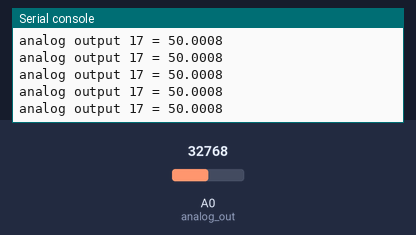
This program was run on a simulated CircuitPython board. Parts: the last lines printed to the serial console. The test bench sets the inputs (shaded band); at power-on: A0 (analog_out) = 32768 (analog values on the 0–65535 scale).

Above: at 1.2 s.
1.3 s: A0 (analog_out) set to 45874
At 1.31 s:
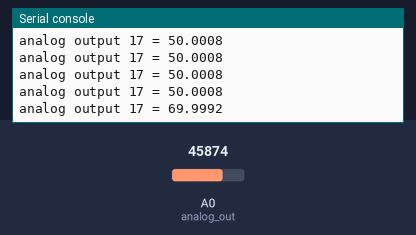
2.8 s: A0 (analog_out) set to 57670
At 2.82 s:
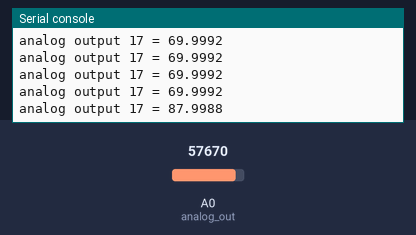
Timing chart, 0 to 5.8 s (numbered marks = the images above; inputs shaded):
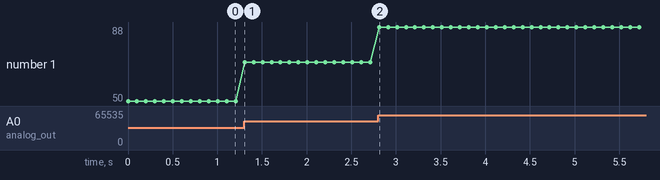

The program:

water_level.py
```python
import board
import analogio
import time
from digitalio import DigitalInOut, Direction, Pull


analog_out = analogio.AnalogIn(board.A0)


#5 je ešte ok hodnota. pod 5 je málo vody :))#

def ldr_value(x):
    # toto dava take ok hodnoty, ale preratavam to * 100 aby to d8valo kind of od 1 do 100 values
    x = x / 65535
    x = x*100
    return x

while True:

    print('analog output 17 = {0}'.format(ldr_value(analog_out.value)))

    time.sleep(0.1)
```

Measured:
- after the input at 1.3 s, the serial console: prints a new line at once (image 1)
- after the input at 2.8 s, the serial console: prints a new line at once (image 2)
- plotted number 1: 50 → 70 after the input at 1.3 s, 70 → 88 after the input at 2.8 s
